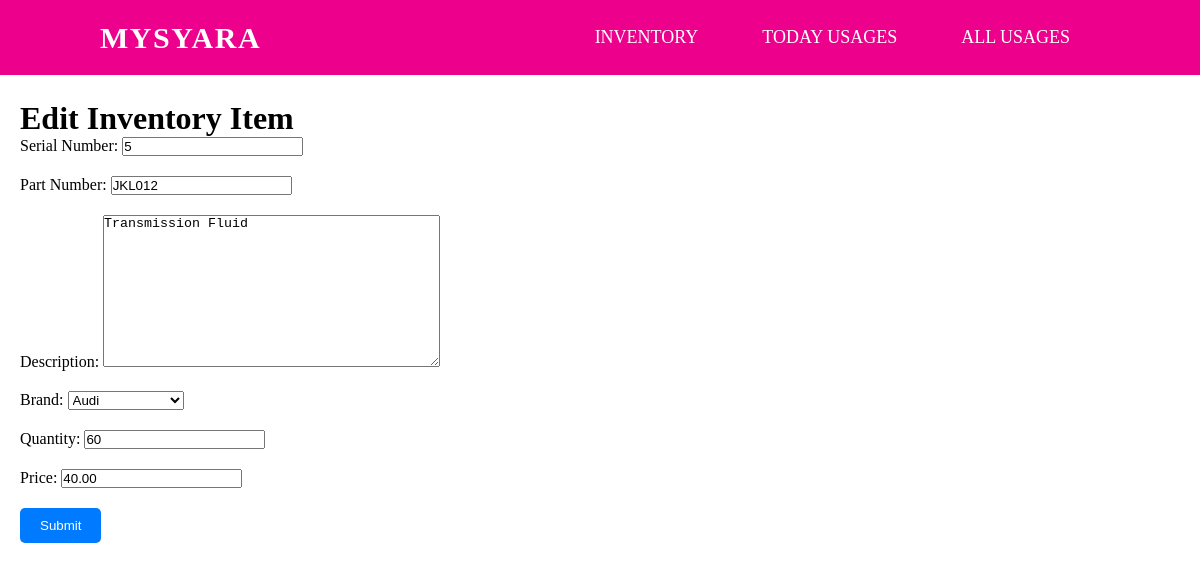
The page /edit/5/ on the database its author committed.
### inventory/models.py (models this page shows)
class InventoryItem(models.Model):
    serial_number = models.IntegerField(unique=True)
    part_number = models.CharField(max_length=100)
    description = models.TextField()
    brand = models.ForeignKey(Brand, on_delete=models.CASCADE)
    quantity = models.IntegerField()
    price = models.DecimalField(max_digits=10, decimal_places=2)

### inventory/views.py (the view)
# urls.py: path('edit/<int:pk>/', views.edit_inventory_item, name='edit_inventory_item'),
def edit_inventory_item(request, pk):
    inventory_item = get_object_or_404(InventoryItem, pk=pk)
    if request.method == 'POST':
        form = InventoryItemForm(request.POST, instance=inventory_item)
        if form.is_valid():
            form.save()
            return redirect('inventory_list')
    else:
        form = InventoryItemForm(instance=inventory_item)
    return render(request, 'edit_inventory_item.html', {'form': form})

### inventory/forms.py
class InventoryItemForm(forms.ModelForm):
    class Meta:
        model = InventoryItem
        fields = ['serial_number', 'part_number', 'description', "brand", "quantity", "price"]

### inventory/models.py (called while the page is built)
    def __str__(self):
        return self.name

### templates/edit_inventory_item.html (shortened to what this page needs)
{% extends 'base.html' %} {% block title %}Inventory List - MySyara Inventory{% endblock %} {% block content %}
</head>
<body>
    <div class="container">
        <div class="card">
            <div class="card-header">
                <h1>
                    {% if form.instance.pk %} Edit Inventory Item {% else %} Add Inventory Item {% endif %}</h1>
            </div>
            <div class="card-body">
                <form method="post">
                    <div class="form-group">
                        <label for="id_serial_number">Serial Number:</label> {{ form.serial_number }}
                    </div>
                    <div class="form-group">
                        <label for="id_part_number">Part Number:</label> {{ form.part_number }}
                    </div>
                    <div class="form-group">
                        <label for="id_description">Description:</label> {{ form.description }}
                    </div>
                    <div class="form-group">
                        <label for="id_brand">Brand:</label> {{ form.brand }}
                    </div>
                    <div class="form-group">
                        <label for="id_quantity">Quantity:</label> {{ form.quantity }}
                    </div>
                    <div class="form-group">
                        <label for="id_price">Price:</label> {{ form.price }}
                    </div>
                    <button type="submit" class="btn btn-primary">Submit</button>
                </form>
            </div>
        </div>
    </div>
</body>
{% endblock %}

### templates/base.html (style rules this page uses)
* { margin: 0px; padding: 0px; box-sizing: border-box; }

### templates/edit_inventory_item.html (style rules this page uses)
* { margin: 0px; padding: 0px; box-sizing: border-box; }
.container { padding-top: 100px; padding-left: 20px; }
.form-group { margin-bottom: 20px; }
.btn-primary { background-color: #007bff; color: #fff; padding: 10px 20px; border: none; border-radius: 5px; cursor: pointer; }

### rows shown on the page
InventoryItem: serial_number "5", part_number "JKL012", description "Transmission Fluid", brand "Audi", quantity "60", price "40.00"
